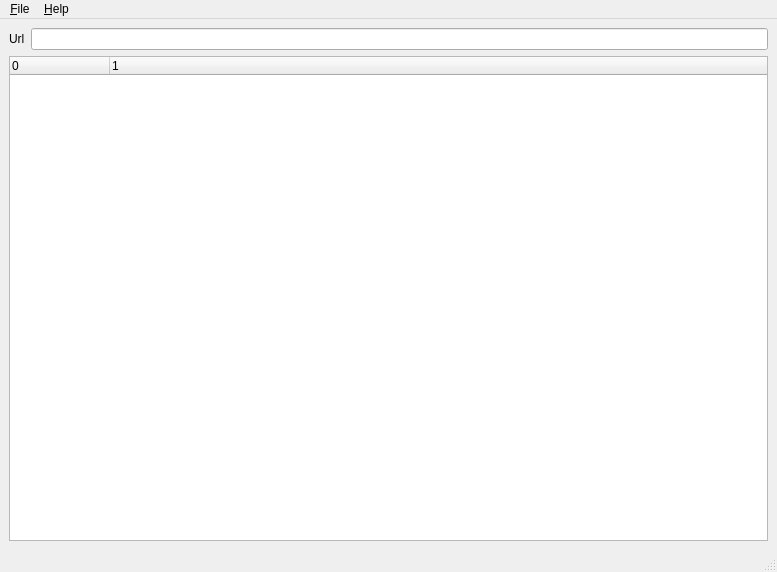
<ui version="4.0" >
 <author></author>
 <comment></comment>
 <exportmacro></exportmacro>
 <class>QWebGet</class>
 <widget class="QMainWindow" name="QWebGet" >
  <property name="geometry" >
   <rect>
    <x>0</x>
    <y>0</y>
    <width>777</width>
    <height>572</height>
   </rect>
  </property>
  <property name="windowTitle" >
   <string>WebGet</string>
  </property>
  <widget class="QWidget" name="centralwidget" >
   <layout class="QVBoxLayout" >
    <property name="margin" >
     <number>9</number>
    </property>
    <property name="spacing" >
     <number>6</number>
    </property>
    <item>
     <layout class="QVBoxLayout" >
      <property name="margin" >
       <number>0</number>
      </property>
      <property name="spacing" >
       <number>6</number>
      </property>
      <item>
       <layout class="QHBoxLayout" >
        <property name="margin" >
         <number>0</number>
        </property>
        <property name="spacing" >
         <number>6</number>
        </property>
        <item>
         <widget class="QLabel" name="label" >
          <property name="text" >
           <string>Url</string>
          </property>
         </widget>
        </item>
        <item>
         <widget class="QLineEdit" name="urlText" />
        </item>
       </layout>
      </item>
      <item>
       <widget class="QTreeWidget" name="urlTree" >
        <property name="columnCount" >
         <number>2</number>
        </property>
        <column>
         <property name="text" >
          <string>0</string>
         </property>
        </column>
        <column>
         <property name="text" >
          <string>1</string>
         </property>
        </column>
       </widget>
      </item>
     </layout>
    </item>
   </layout>
  </widget>
  <widget class="QMenuBar" name="menubar" >
   <property name="geometry" >
    <rect>
     <x>0</x>
     <y>0</y>
     <width>777</width>
     <height>27</height>
    </rect>
   </property>
   <widget class="QMenu" name="menu_Help" >
    <property name="title" >
     <string>&amp;Help</string>
    </property>
    <addaction name="action_Help" />
   </widget>
   <widget class="QMenu" name="menuFile" >
    <property name="title" >
     <string>&amp;File</string>
    </property>
    <addaction name="action_Quit" />
   </widget>
   <addaction name="menuFile" />
   <addaction name="menu_Help" />
  </widget>
  <widget class="QStatusBar" name="statusbar" >
   <property name="geometry" >
    <rect>
     <x>0</x>
     <y>550</y>
     <width>777</width>
     <height>22</height>
    </rect>
   </property>
  </widget>
  <action name="action_Quit" >
   <property name="text" >
    <string>&amp;Quit</string>
   </property>
  </action>
  <action name="action_Help" >
   <property name="text" >
    <string>&amp;Help</string>
   </property>
  </action>
 </widget>
 <pixmapfunction></pixmapfunction>
 <resources/>
 <connections>
  <connection>
   <sender>action_Quit</sender>
   <signal>triggered()</signal>
   <receiver>QWebGet</receiver>
   <slot>close()</slot>
   <hints>
    <hint type="sourcelabel" >
     <x>-1</x>
     <y>-1</y>
    </hint>
    <hint type="destinationlabel" >
     <x>388</x>
     <y>285</y>
    </hint>
   </hints>
  </connection>
  <connection>
   <sender>urlText</sender>
   <signal>returnPressed()</signal>
   <receiver>QWebGet</receiver>
   <slot>load()</slot>
   <hints>
    <hint type="sourcelabel" >
     <x>399</x>
     <y>49</y>
    </hint>
    <hint type="destinationlabel" >
     <x>388</x>
     <y>285</y>
    </hint>
   </hints>
  </connection>
 </connections>
</ui>
